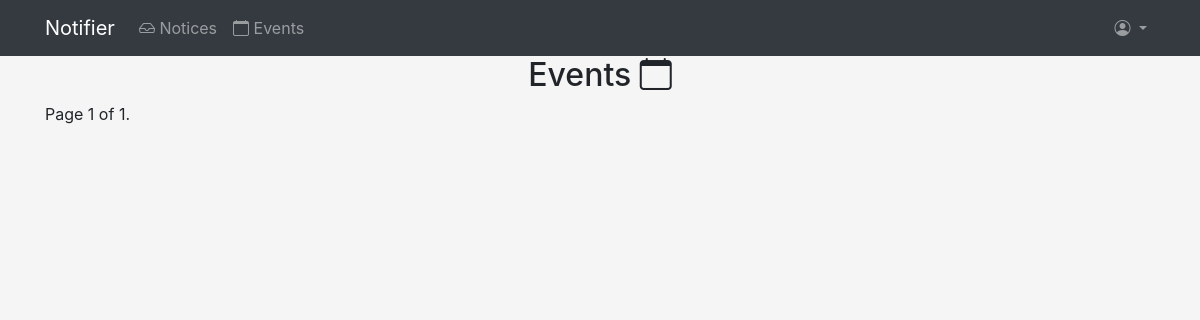
/events/, run on an earlier commit of the app's database.
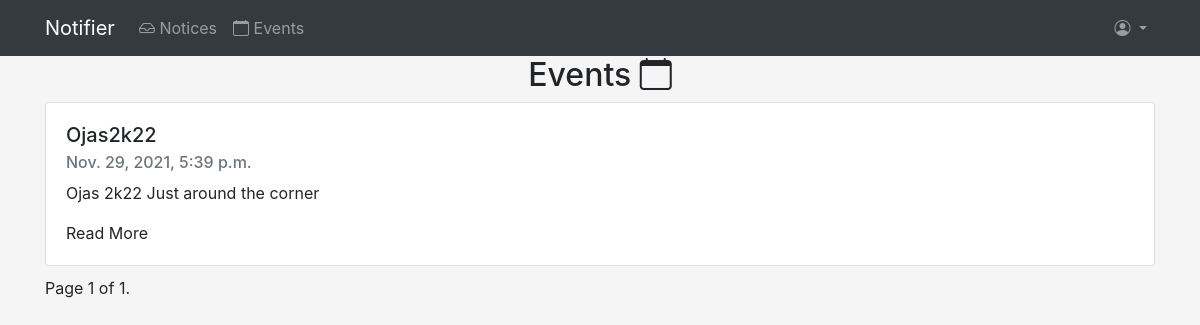
And on a later commit of the database.
### events/models.py (models this page shows, shortened)
class Event(models.Model):
    title = models.CharField(max_length=64)
    description = models.TextField(null=True, blank=True)
    date = models.DateField(null=True, blank=True)
    time = models.TimeField(null=True, blank=True)
    posted_on = models.DateTimeField(auto_now_add=True)
    updated_on = models.DateTimeField(auto_now=True)

### events/views.py (the view)
# urls.py: path("", views.EventList.as_view(), name="event_list"),
class EventList(ListView):
    model = Event
    context_object_name = "events"
    template_name = "events/list.html"
    paginate_by = 10

### events/templates/events/list.html (shortened to what this page needs)
{% extends "base.html" %}
{% block content %}
<h2 class="text-center">Events <i class="bi bi-calendar"></i></h2>
{% for event in events %}
<div class="card" style="width: 100%; margin-bottom: 10px;">
	<div class="card-body">
		<h5 class="card-title">{{ event.title }}</h5>
		<h6 class="card-subtitle mb-2 text-muted">{{ event.posted_on }}</h6>
		<p class="card-text">{{ event.description|truncatechars:255}}</p>
		<a href="{{event.id}}" class="card-link">Read More</a>
	</div>
</div>
{% endfor %}
<div class="pagination">
	<span class="step-links">
		<span class="current">
			Page {{ page_obj.number }} of {{ paginator.num_pages }}.
		</span>
	</span>
</div>
{% endblock %}

### templates/base.html (shortened to what this page needs)
{% load static %}
<!doctype html>
<html lang="en">
<head>
	<link rel="stylesheet" href="https://maxcdn.bootstrapcdn.com/bootstrap/4.0.0/css/bootstrap.min.css"
>
	<link rel="stylesheet" href="{% static 'style.css' %}">
	<link rel="stylesheet" href="https://cdn.jsdelivr.net/npm/bootstrap-icons@1.7.1/font/bootstrap-icons.css">
</head>
<body>
	{% include "navbar.html" %}
	<div class="container">
		{% block content %}
		{% endblock %}
	</div>
</body>
</html>

### templates/navbar.html (shortened to what this page needs)
<nav class="navbar navbar-expand-lg navbar-dark bg-dark navbar-custom">
	<div class="container">
		<a class="navbar-brand" href="/">Notifier</a>
		<div class="collapse navbar-collapse" id="navbarSupportedContent">
			<ul class="navbar-nav mr-auto">
				<li class="nav-item">
					<a class="nav-link" href="/notices"> <i class="bi bi-inbox"></i> Notices</a>
				</li>
				<li class="nav-item">
					<a class="nav-link" href="/events"><i class="bi bi-calendar"></i> Events </a>
				</li>
			</ul>
			<ul class="navbar-nav ml-auto">
				<li class="nav-item dropdown">
					<a class="nav-link dropdown-toggle" href="#" id="navbarDropdown" role="button"
						data-toggle="dropdown" aria-haspopup="true" aria-expanded="false">
						<i class="bi bi-person-circle"></i>
					</a>
				</li>
			</ul>
		</div>
	</div>
</nav>

### static/style.css (style rules this page uses)
* { box-sizing: border-box; }
a, a:hover, a:focus, a:active { text-decoration: none; color: inherit; }
body { background: #f5f5f5; }

What changed in the data, as far as the page shows it:
added Event: title "Ojas2k22", posted_on "Nov. 29, 2021, 5:39 p.m.", description "Ojas 2k22 Just around the corner"
